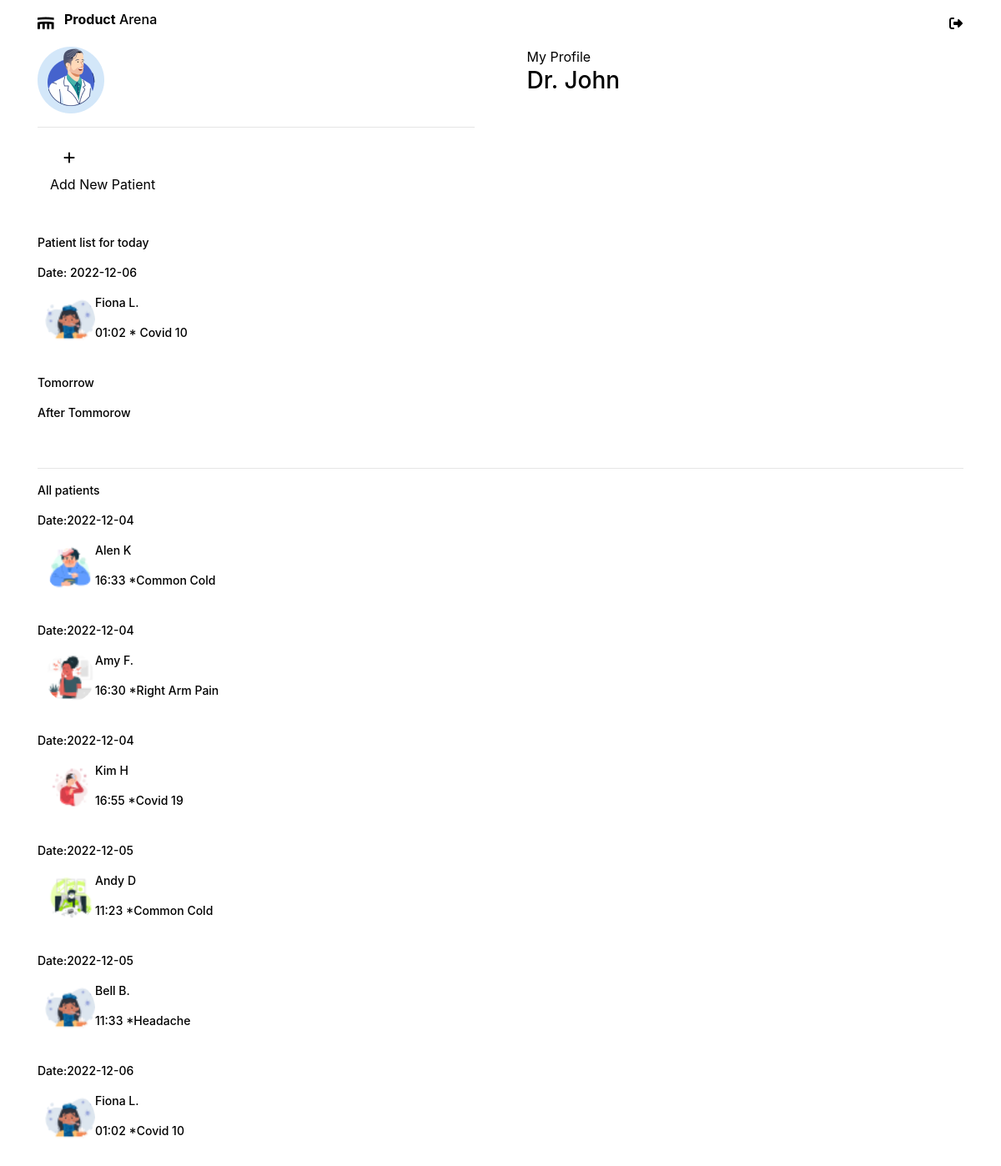
Page /home (signed in) on the committed database.
### productarena/models.py (models this page shows, shortened)
class Doctor(db.Model, UserMixin):
    id = db.Column(db.Integer(), primary_key=True)
    first_name = db.Column(db.String(length=50), nullable=False, unique=True)
    last_name = db.Column(db.String(length=50), nullable=False, unique=True)
    email_address = db.Column(db.String(length=50), nullable=False, unique=True)
    password_hash = db.Column(db.String(length=60), nullable=False)
    image = db.Column(db.String(120), default='image.jpg')
    @property
    def password(self):
        return self.password

class Patient(db.Model, UserMixin):
    id = db.Column(db.Integer(), primary_key=True)
    username = db.Column(db.String(length=50), nullable=False)
    symptoms = db.Column(db.String(length=50), nullable=False)
    date = db.Column(db.Date)
    time=db.Column(db.Time())
    image = db.Column(db.String(120), default='image.jpg')

### productarena/routes.py (the view)
@app.route('/home')
@login_required
def home_page():
    today = dt.date.today()
    patients=Patient.query.filter_by(date=today).all()
    tomorrow=dt.date.today()+timedelta(days=1)
    patients_tomorrow = Patient.query.filter_by(date=tomorrow).all()
    after_tomorrow=dt.date.today()+timedelta(days=2)
    patients_after_tomorrow = Patient.query.filter_by(date=after_tomorrow).all()
    all_patients=Patient.query.all()
    return render_template('home.html', patients = patients, patients_tomorrow=patients_tomorrow, patients_after_tomorrow=patients_after_tomorrow, all_patients=all_patients)

### productarena/models.py (called while the page is built)
@login_manager.user_loader
def load_user(user_id):
    return Doctor.query.get(int(user_id))

### productarena/templates/home.html (shortened to what this page needs)
{% extends 'base.html' %} {% block title %} Product Arena {% endblock %} {%
block content %}
<section class="home">
  <div class="container">
    <div class="row">
      <div class="info col">
        <img src="static/images/{{current_user.image}}" class="img-center img-fluid">
        <hr>
      </div>
      <div class="col">
        <span>My Profile</span>
        <h3 class="">Dr. {{current_user.first_name}}</h3>
      </div>
    </div>
    <div class="container">
      <a class="nav-link" href="{{ url_for('add_patient_page') }}"><i class="fa fa-solid fa-plus"></i></a>
      <span>Add New Patient</span>
    </div>
    <br><br>
    <p>Patient list for today </p>
  </div>
  {% for patient in patients %}
  <div class="container">
    <p>Date: {{ patient.date}} </p>
    <div class="row px-4">
      <div class="column-6">
        <img class="p_img" src="static/images/{{ patient.image}} ">
      </div>
      <div class="column-6">
        <p>{{ patient.username}}</p>
        <p>{{ patient.time.strftime(" %H:%M")}} *
         {{ patient.symptoms }}</p>
      </div>
    </div>
  </div>
  <br>
  {% endfor %}
  <div class="container">
  <p>Tomorrow</p>
  </div>
  <div class="container">
   <p>After Tommorow</p>
  </div>
  <div class="container">
    <br>
    <hr>
    <p>All patients</p>
  </div>
  {% for singele_patient in all_patients %}
  <div class="container">
    <p>Date:{{ singele_patient.date}} </p>
    <div class="row px-4">
      <div class="column-6">
        <img class="p_img" src="static/images/{{ singele_patient.image}} ">
      </div>
      <div class="column-6">
        <p>{{ singele_patient.username}}</p>
        <p>{{ singele_patient.time.strftime(" %H:%M")}} *{{ singele_patient.symptoms }}</p>
      </div>
    </div>
  </div>
  <br>
  {% endfor %}
</section>
{% endblock %}

### productarena/templates/base.html (shortened to what this page needs)
<!DOCTYPE html>
<html lang="en">
  <head>
    <link
      rel="stylesheet"
      href="https://cdn.jsdelivr.net/npm/bootstrap@4.5.3/dist/css/bootstrap.min.css"
    />
    <link
      rel="stylesheet"
      href="https://cdn.jsdelivr.net/npm/bootstrap-icons@1.10.2/font/bootstrap-icons.css"
    />
    <link
      rel="stylesheet"
      href="https://cdnjs.cloudflare.com/ajax/libs/font-awesome/6.2.1/css/all.min.css"
    />
  </head>
  <body>
    {% if
      current_user.is_authenticated %}
    <nav class=" container  navbar sticky-top navbar-light bg-light bg-gradient m-md-3">
      <div class="row top">
        <div class="img">
          <a href="{{ url_for('home_page') }}" >
            <img
            style="max-width: 22px"
            src="/static/images/logo.png"
            alt=""
        />
        </div>
       <div class="title align-middle">
        <h3 class="title"> <b>Product</b> Arena</h3>
      </div>
  </div>
      <div id=" navbarNav" class="d-flex">
        <ul class="navbar-nav">
          <li>
            <a
              class="nav-link"
              data-toggle="modal"
              data-target="#Modal-MoreInfo"
              ><i class="fa-solid fa-right-from-bracket"></i
            ></a>
          </li>
        </ul>
      </div>
    </nav>
    {% endif %}
    {% block content%}{%endblock%}
  </body>
</html>

### productarena/templates/base.html (style rules this page uses)
body { margin: auto!important; background-color: white; color: black; }
.container { margin: auto!important; }
.fa, .fa-right-from-bracket:before, .fa-sign-out-alt:before { color: black; display: flex; }
.bg-light { background-color: white !important; }
nav h3 { color: black; }
.info { margin-right: 33px; }
.title { font-size: 16px; }
.top a { padding-left: 12px; }

### productarena/templates/home.html (style rules this page uses)
.p_img { width: 60px; border-radius: 80px; }
p { font-weight: 500; line-height: 20px; font-size: 14px; }

### rows in the picture
Doctor: image (picture), first_name "John"
Patient: date "2022-12-06", image (picture), username "Fiona L.", time "01:02", symptoms "Covid 10"
Patient: date "2022-12-04", image (picture), username "Alen K", time "16:33", symptoms "Common Cold"
Patient: date "2022-12-04", image (picture), username "Amy F.", time "16:30", symptoms "Right Arm Pain"
Patient: date "2022-12-04", image (picture), username "Kim H", time "16:55", symptoms "Covid 19"
Patient: date "2022-12-05", image (picture), username "Andy D", time "11:23", symptoms "Common Cold"
Patient: date "2022-12-05", image (picture), username "Bell B.", time "11:33", symptoms "Headache"
